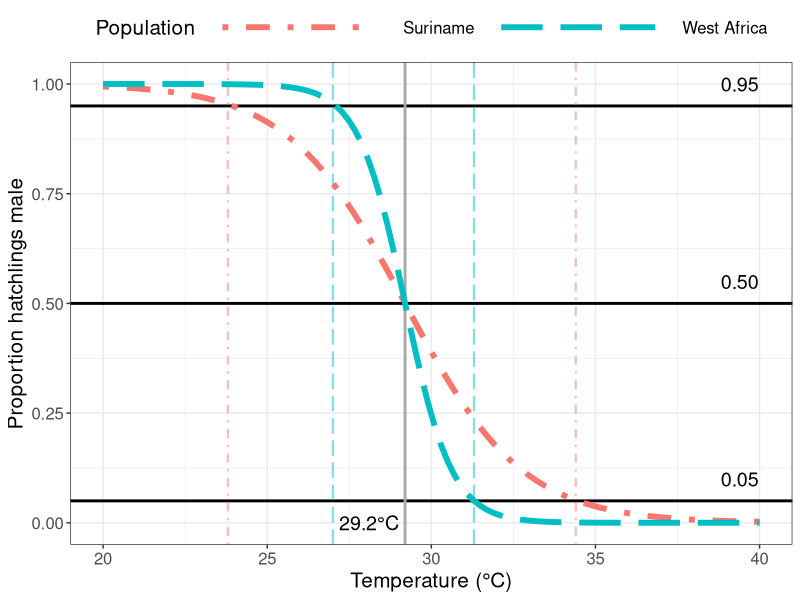
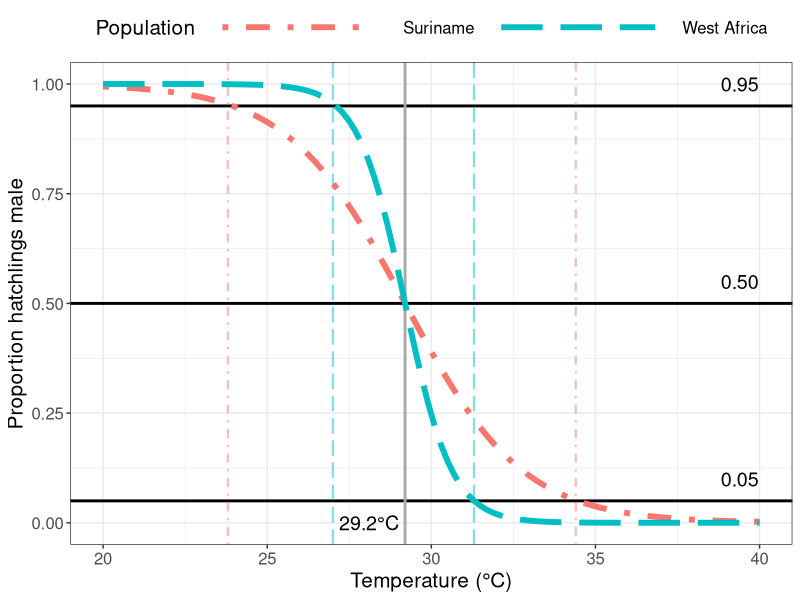

Write R code to recreate these figures, in order.
# set working directory
setwd("~/Projects/iliketurtles3")

# load libraries
library(ggplot2)

# temperatures
x <- seq(from = 20, to = 40, length = 100)

# patricio et al.
t_piv1 <- 29.2
k1 <- -1.4
y1 <- 1/(1 + exp(-k1*(x - t_piv1)))

# embryogrowth (all greens)
t_piv2 <- 29.2
k2 <- -0.56
y2 <- 1/(1 + exp(-k2*(x - t_piv2)))

# make dataframe
TRN <- data.frame(Temperature = x,
                  Population = rep(c('West Africa', 'Suriname'), each = 100),
                  Proportion_Male = c(y1, y2))

# WA <- subset(TRN, Model == 'West Africa')
# SN <- subset(TRN, Model == 'Suriname')

# plot
fig <- ggplot(data = TRN, aes(x = Temperature, y = Proportion_Male, 
                              col = Population, lty = Population)) +
  geom_hline(yintercept = c(0.05, 0.50, 0.95), lwd = 1, lty = 1) +
  geom_vline(xintercept = t_piv1, col = 'darkgrey', lwd = 1, lty = 1) +
  geom_vline(xintercept = 27, col = '#00BFC4', lty = 5, 
             lwd = 0.75, alpha = 0.5) +
  geom_vline(xintercept = 31.3, col = '#00BFC4', lty = 5, 
             lwd = 0.75, alpha = 0.5) +
  geom_vline(xintercept = 34.4, col = '#F8766D', lty = 4, 
             lwd = 0.75, alpha = 0.5) +
  geom_vline(xintercept = 23.8, col = '#F8766D', lty = 4, 
             lwd = 0.75, alpha = 0.5) +
  geom_line(lwd = 2) +
  scale_color_manual(values = c('#F8766D', '#00BFC4')) +
  scale_linetype_manual(values = c(4, 5)) +
  ylab('Proportion hatchlings male') +
  xlab('Temperature (\u00B0C)') +
  theme_bw() +
  theme(axis.text = element_text(size = 12), 
        axis.title = element_text(size = 15),
        legend.text = element_text(size = 12),
        legend.title = element_text(size = 15),
        legend.position = 'top',
        # legend.position = 'inside', 
        # legend.position.inside = c(0.8, 0.75),
        legend.key.width = unit(9.63, "line")) +
  annotate("text", x = 39.4, y = 0.1, label = "0.05", size = 5) +
  annotate("text", x = 39.4, y = 0.55, label = "0.50", size = 5) +
  annotate("text", x = 39.4, y = 1.00, label = "0.95", size = 5) +
  annotate("text", x = 28.1, y = 0, label = "29.2\u00B0C", size = 5)


fig

ggsave("figures/thermal_reaction_norms.png", 
       plot = last_plot(), 
       height = 5, 
       width = 8)
